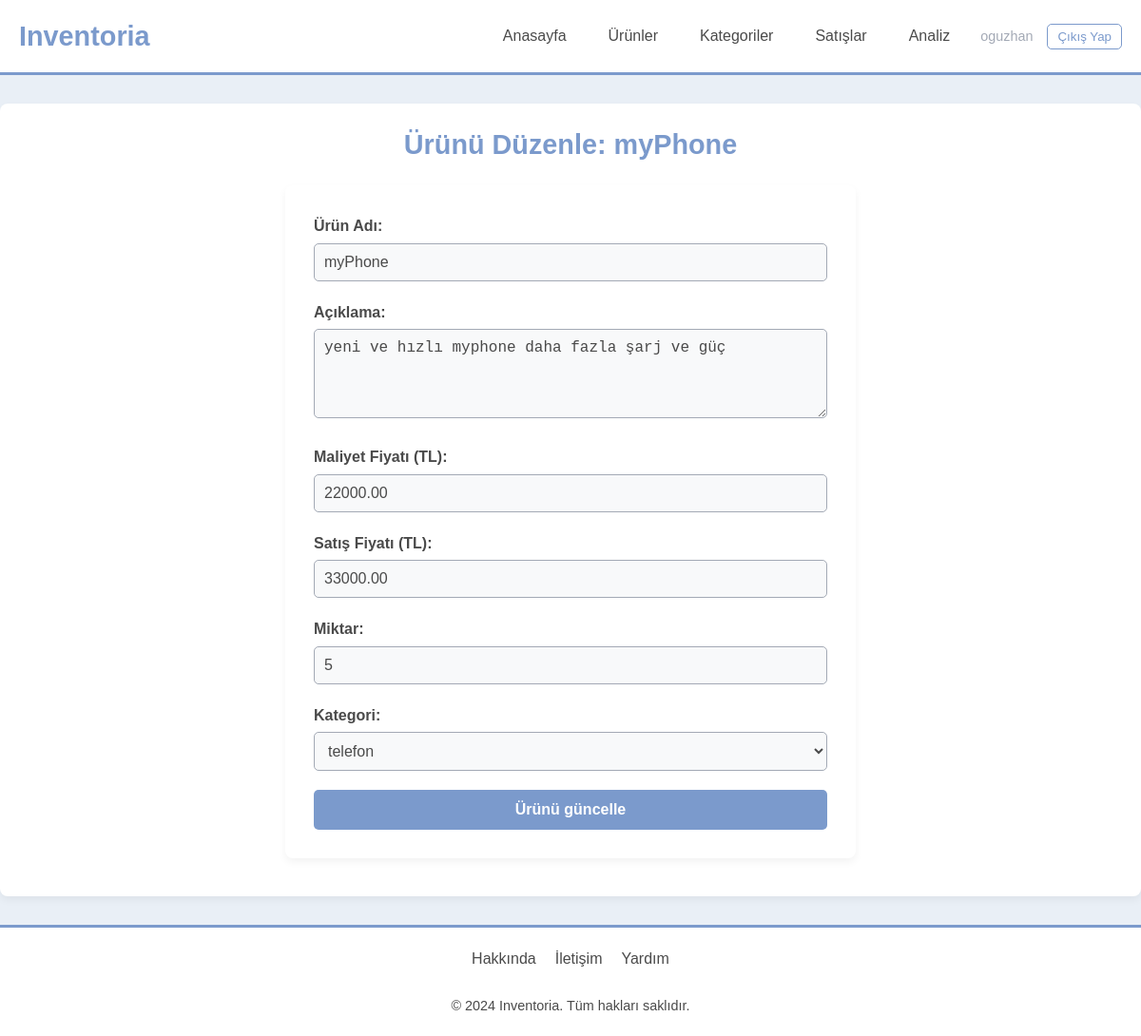
Screenshot of /product/edit/1/ (signed in) with the database file from the repository.
### inventory/models.py (models this page shows, shortened)
class Product(models.Model):
    owner = models.ForeignKey(
        User,
        on_delete=models.CASCADE,
        help_text="Product owner."
    )
    name = models.CharField(
        max_length=100,
        help_text="Product name."
    )
    description = models.TextField(
        help_text="Detailed product description."
    )
    cost_price = models.DecimalField(
        max_digits=10,
        decimal_places=2,
        help_text="Product cost price."
    )
    sale_price = models.DecimalField(
        max_digits=10,
        decimal_places=2,
        help_text="Product sale price."
    )
    quantity = models.PositiveIntegerField(
        default=0,
        help_text="Quantity available in stock."
    )
    category = models.ForeignKey(
        Category,
        on_delete=models.CASCADE,
        help_text="Product category."
    )
    is_active = models.BooleanField(
        default=True
    )
    created_at = models.DateTimeField(
        auto_now_add=True,
        help_text="Creation timestamp."
    )
    updated_at = models.DateTimeField(
        auto_now=True,
        help_text="Last update timestamp."
    )
    deleted_at = models.DateTimeField(
        null=True,
        blank=True,
        help_text="Timestamp when the product was deleted, if applicable."
    )

### category/models.py (models this page shows, shortened)
class Category(models.Model):
    name = models.CharField(max_length=100)
    description = models.TextField(blank=True, null=True)

### inventory/views.py (the view, shortened to what this page needs)
# urls.py: path('product/edit/<int:id>/', views.edit_product, name='edit_product'),
@login_required
def edit_product(request, id):
    product = get_object_or_404(Product, id=id)
    categories = Category.objects.all()  # Tüm kategorileri alıyoruz
    return render(request, 'edit_product.html', {'product': product, 'categories': categories})

### inventory/templates/edit_product.html (shortened to what this page needs)
{% extends 'base.html' %}
{% load static %}
{% block custom_css %}
<link rel="stylesheet" href="{% static 'css/inventory/product_edit.css' %}">
{% endblock custom_css %}
{% block content %}
<h1>Ürünü Düzenle: {{ product.name }}</h1>
<form method="post" class="edit-product">
    <div class="form-group">
        <label for="name">Ürün Adı:</label>
        <input type="text" id="name" name="name" class="form-control" value="{{ product.name }}" required>
    </div>
    <div class="form-group">
        <label for="description">Açıklama:</label>
        <textarea id="description" name="description" class="form-control" rows="4" required>{{ product.description }}</textarea>
    </div>
    <div class="form-group">
        <label for="cost_price">Maliyet Fiyatı (TL):</label>
        <input type="number" id="cost_price" name="cost_price" class="form-control" step="0.01" value="{{ product.cost_price }}" required>
    </div>
    <div class="form-group">
        <label for="sale_price">Satış Fiyatı (TL):</label>
        <input type="number" id="sale_price" name="sale_price" class="form-control" step="0.01" value="{{ product.sale_price }}" required>
    </div>
    <div class="form-group">
        <label for="quantity">Miktar:</label>
        <input type="number" id="quantity" name="quantity" class="form-control" value="{{ product.quantity }}" required>
    </div>
    <div class="form-group">
        <label for="category">Kategori:</label>
        <select id="category" name="category" class="form-control">
            {% for category in categories %}
                <option value="{{ category.id }}" {% if category.id == product.category.id %}selected{% endif %}>{{ category.name }}</option>
            {% endfor %}
        </select>
    </div>
    <button type="submit" class="btn btn-success">Ürünü güncelle</button>
</form>
{% endblock %}

### templates/navbar.html (shortened to what this page needs)
<header class="nav-head">
    <nav class="navbar">
        <div class="navbar-container">
            <a href="{% url 'inventory:index' %}" class="logo">Inventoria</a>
            <ul id="nav-list" class="nav-list">
                <li><a href="{% url 'inventory:index' %}">Anasayfa</a></li>
                <li><a href="{% url 'inventory:product' %}">Ürünler</a></li>
                <li><a href="{% url 'category:list' %}">Kategoriler</a></li>
                <li><a href="{% url 'sales:sale_list' %}">Satışlar</a></li>
                <li><a href="{% url 'analysis:user_analysis' %}">Analiz</a></li>
                {% if user.is_authenticated %}
                    <li class="auth-links">
                        <span>{{ user.username }}</span>
                        <form method="POST" action="{% url 'logout' %}">
                            <button type="submit" class="logout-button">Çıkış Yap</button>
                        </form>
                    </li>
                {% else %}
                    <li><a href="{% url 'login' %}">Giriş Yap</a></li>
                    <li><a href="{% url 'users:register' %}">Kayıt Ol</a></li>
                {% endif %}
            </ul>
        </div>
    </nav>
</header>

### static/css/style.css (style rules this page uses)
:root { --primary-color: #7B9ACC; --secondary-color: #A3A9B5; --background-color: #E9EFF6; --card-background-color: #FFFFFF; --text-color: #4A4A4A; --link-hover-color: #95B9D6; }
* { margin: 0; padding: 0; box-sizing: border-box; }
body { font-family: Arial, sans-serif; background-color: var(--background-color); color: var(--text-color); line-height: 1.6; display: flex; flex-direction: column; min-height: 100vh; }
h1, h2, h3, h4, h5, h6 { color: var(--text-color); font-weight: 600; }
a { color: var(--primary-color); text-decoration: none; }

### static/css/navbar.css (style rules this page uses)
.nav-head { background-color: var(--card-background-color); padding: 15px 0; border-bottom: 3px solid var(--primary-color); z-index: 20; }
.navbar .navbar-container { display: flex; align-items: center; justify-content: space-between; max-width: 1200px; margin: 0 auto; padding: 0 20px; }
.logo { font-size: 1.8rem; color: var(--primary-color); font-weight: bold; text-decoration: none; }
.nav-list { display: flex; gap: 20px; list-style: none; align-items: center; transition: transform 0.3s ease; z-index: 30; }
.nav-list li a { color: var(--text-color); font-size: 1rem; padding: 8px 12px; border-radius: 5px; transition: color 0.3s, background-color 0.3s; }
.auth-links { display: flex; align-items: center; gap: 15px; }
.auth-links span { color: var(--secondary-color); font-size: 0.9rem; }
.logout-button { background-color: transparent; color: var(--primary-color); border: 1px solid var(--primary-color); padding: 5px 10px; cursor: pointer; border-radius: 5px; transition: background-color 0.3s, color 0.3s; }

### static/css/inventory/product_edit.css (style rules this page uses)
.edit-product { background-color: var(--card-background-color); padding: 30px; max-width: 600px; margin: 20px auto; border-radius: 8px; box-shadow: 0 4px 8px rgba(0, 0, 0, 0.05); }
h1 { text-align: center; color: var(--primary-color); font-size: 1.8rem; margin-bottom: 20px; }
.form-group { margin-bottom: 20px; }
.form-group label { display: block; color: var(--text-color); font-weight: 600; margin-bottom: 5px; }
.form-group input[type="text"], .form-group input[type="number"], .form-group textarea, .form-group select { width: 100%; padding: 10px; border: 1px solid var(--secondary-color); border-radius: 5px; font-size: 1rem; color: var(--text-color); background-color: #f8f9fa; transition: border-color 0.3s; }
.btn-success { display: block; width: 100%; padding: 12px; background-color: var(--primary-color); color: #ffffff; font-size: 1rem; font-weight: bold; border: none; border-radius: 5px; cursor: pointer; transition: background-color 0.3s, transform 0.2s; margin-top: 10px; }

### rows the page displays
Product: name "myPhone", description "yeni ve hızlı myphone daha fazla şarj ve güç", cost_price "22000.00", sale_price "33000.00", quantity "5", category "telefon"

### other values shown
{{ user.username }} "oguzhan"
